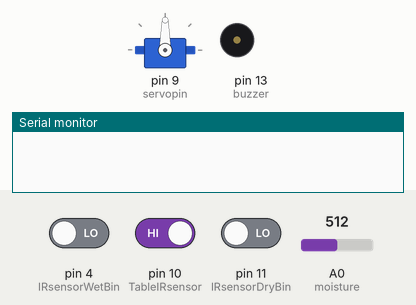
This sketch was run on a simulated Arduino Uno, built with avr-gcc and run on an emulated ATmega328P. Parts: servo, buzzer (waves = sounding, pin HIGH), the last lines printed to the serial monitor. The inputs (shaded band) are chosen by the test bench; at power-on: pin 4 (IRsensorWetBin) LOW, pin 10 (TableIRsensor) HIGH, pin 11 (IRsensorDryBin) LOW, A0 (moisture) = 512.

Above: at 4.8 s.
4.9 s: pin 4 (IRsensorWetBin) driven HIGH
At 7.3 s:
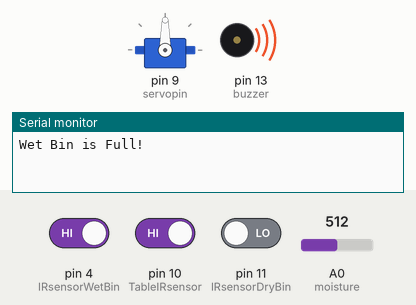
14.0 s: pin 4 (IRsensorWetBin) driven LOW and pin 10 (TableIRsensor) driven LOW
At 18.9 s:
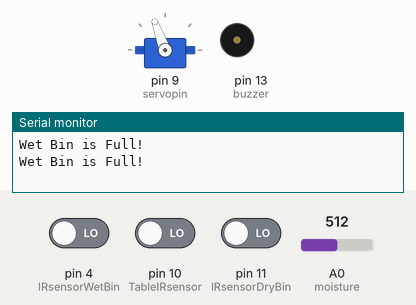
20.4 s: pin 11 (IRsensorDryBin) driven LOW
Timing chart, 0 to 27.5 s (numbered marks = the images above; inputs shaded):
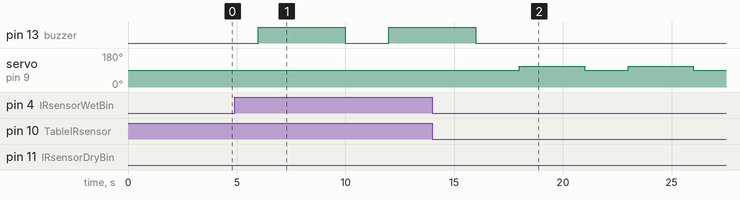

Measured:
- after the input at 4.9 s, pin 13 (buzzer): LOW → HIGH after 1.1 s, → LOW 4.0 s later, → HIGH 2.0 s later
- after the input at 14.0 s, pin 13 (buzzer): goes on until 16.0 s, then stays LOW; servo on pin 9 (servopin): 90° → 110° after 4.0 s

The sketch:

Smart_Garbage_Monitoring_System.ino
```cpp
#include <Servo.h>

#define IRsensorDryBin 11
#define IRsensorWetBin 4
#define TableIRsensor 10
#define servopin 9
#define moisture A0
#define buzzer 13

// defines variables

int TableIRvalue = 0;
int DryBinIRvalue = 0;
int WetBinIRvalue = 0;
int MoistureValue = 0;
int pos = 0;    // variable to store the servo position


Servo myservo;  // create servo object to control a servo

void setup() {
  // put your setup code here, to run once:

 pinMode(IRsensorWetBin, INPUT);
 pinMode(IRsensorDryBin, INPUT);
 pinMode(TableIRsensor, INPUT);
 pinMode(moisture, INPUT);
 pinMode(buzzer, OUTPUT);

 myservo.attach(servopin);  // attaches the servo on pin 9 to the servo object
 Serial.begin(9600); // // Serial Communication is starting with 9600 of baudrate speed
}

void loop() {
  // put your main code here, to run repeatedly:

  myservo.write(90);
  TableIRvalue = digitalRead(TableIRsensor);
  delay(2000);

   if(TableIRvalue == 0)
  {
    //Serial.println("Object Detected!");
    MoistureValue = analogRead(moisture);
  // Serial.println(MoistureValue);
    if(MoistureValue > 900)
    {
      //Serial.println("DRY WASTE");
      myservo.write(55);
      delay(3000);
      myservo.write(90);


    }
    else{
      //Serial.println("WET WASTE");
      myservo.write(110);
      delay(3000);
      myservo.write(90);


      }
   }

   else{
    //Serial.println("No Object Detected!");
      }

       DryBinIRvalue = digitalRead(IRsensorDryBin);
          if(DryBinIRvalue == 1)
       {
          Serial.println("Dry Bin is Full!");
          digitalWrite(buzzer,HIGH);
          delay(4000);
          digitalWrite(buzzer,LOW);
       }

 WetBinIRvalue = digitalRead(IRsensorWetBin);
        if(WetBinIRvalue == 1)
       {
          Serial.println("Wet Bin is Full!");
          digitalWrite(buzzer,HIGH);
          delay(4000);
          digitalWrite(buzzer,LOW);
       }

}
```
